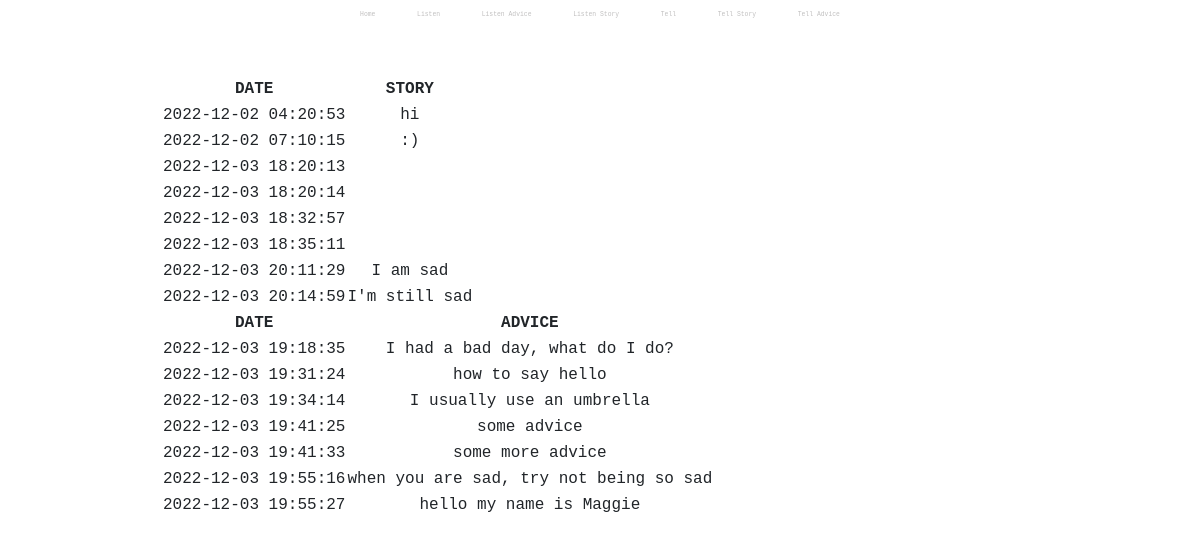
The app's page /listen, older data.
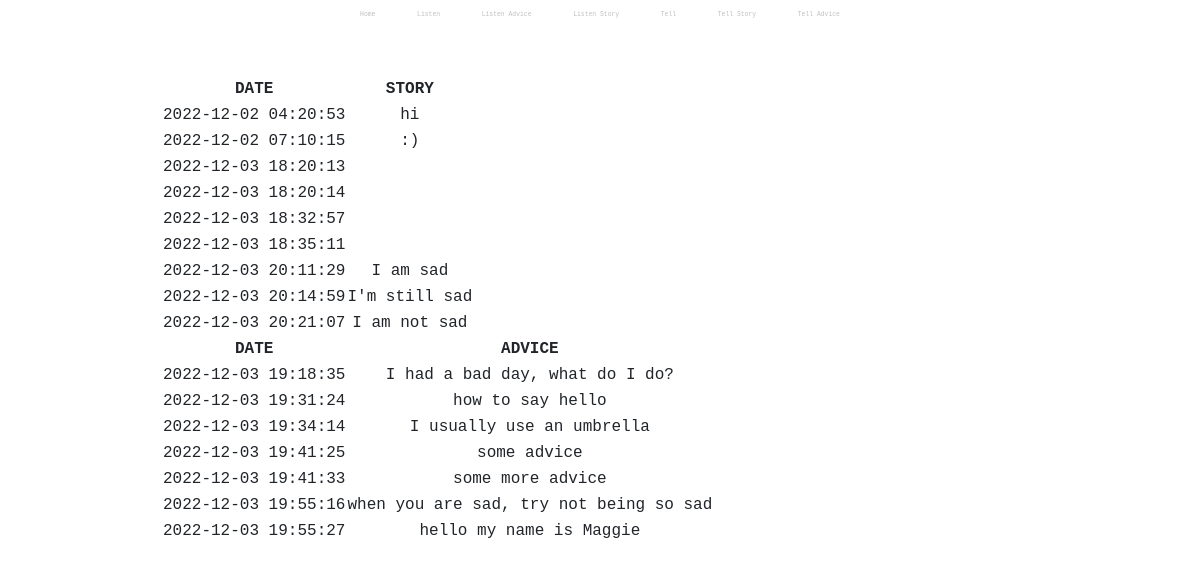
The same page, newer data.
### tables this page shows
CREATE TABLE post (
                    post_id INTEGER NOT NULL UNIQUE,
                    post_entry TEXT NOT NULL,
                    post_time DATETIME NOT NULL DEFAULT CURRENT_TIMESTAMP,
                    post_replyability text,
                    PRIMARY KEY(post_id AUTOINCREMENT)
                );

CREATE TABLE reply (
                    reply_id INTEGER NOT NULL UNIQUE,
                    post_id INTEGER,
                    reply_entry TEXT NOT NULL,
                    reply_time DATETIME NOT NULL DEFAULT CURRENT_TIMESTAMP,
                    PRIMARY KEY(reply_id AUTOINCREMENT),
                    FOREIGN KEY(post_id) REFERENCES post(post_id)
                );

### app.py (the view)
@app.route("/listen")
def listen():
    stories = db.execute("SELECT * FROM post ORDER BY post_time")
    advice = db.execute("SELECT * FROM reply ORDER BY reply_time")
    return render_template("listen.html", stories=stories, advice=advice)

### templates/listen.html (shortened to what this page needs)
{% extends "layout.html" %}
{% block main %}
<table>
    <thead>
        <tr>
        <th>DATE</th>
        <th>STORY</th>
        </tr>
    </thead>
    <tbody>
        {% for i in stories %}
        <tr>
            <td>{{ i.post_time }}</td>
            <td>{{ i.post_entry }}</td>
        </tr>
        {% endfor %}
    </tbody>
</table>
<table>
    <thead>
        <tr>
        <th>DATE</th>
        <th>ADVICE</th>
        </tr>
    </thead>
    <tbody>
        {% for i in advice %}
        <tr>
            <td>{{ i.reply_time }}</td>
            <td>{{ i.reply_entry }}</td>
        </tr>
        {% endfor %}
    </tbody>
</table>
{% endblock %}

### templates/layout.html (shortened to what this page needs)
<!DOCTYPE html>
<html lang="en">
    <head>
        <link href="https://cdn.jsdelivr.net/npm/bootstrap@5.1.3/dist/css/bootstrap.min.css" rel="stylesheet">
        <link href="/static/styles.css" rel="stylesheet">
    </head>
    <body>
        <nav>
            <a class="nav-link" href="/">Home</a>
            <a class="nav-link" href="/listen">Listen</a>
            <a class="nav-link" href="/listen_advice">Listen Advice</a>
            <a class="nav-link" href="/listen_story">Listen Story</a>
            <a class="nav-link" href="/tell">Tell</a>
            <a class="nav-link" href="/tell_story">Tell Story</a>
            <a class="nav-link" href="/tell_advice">Tell Advice</a>
        </nav>
        <main class="container-fluid py-5 text-center">
            {% block main %}{% endblock %}
        </main>
    </body>
</html>

### static/styles.css (style rules this page uses)
body { display: block; margin-left: auto; margin-right: auto; width: 75%; text-align: center; text-decoration: none; font-family: 'andale mono', monospace; }
a { text-decoration: none; }
nav { display: inline-block; text-decoration: none; }
.nav-link { display: inline-block; text-decoration: none; font-size: 40%; color: rgb(193, 192, 192); }

Row changes from the older to the newer data that the page shows:
added post: post_time "2022-12-03 20:21:07", post_entry "I am not sad"
